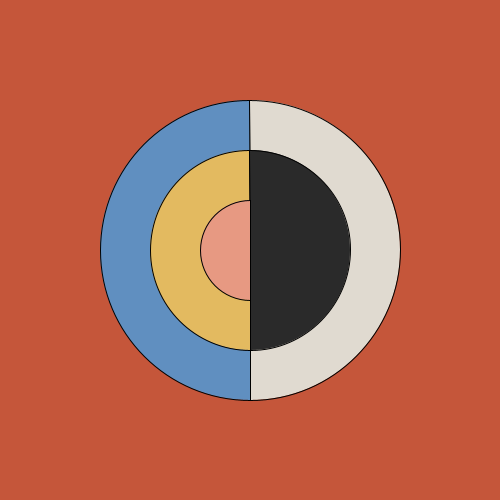
Frame 1 (no input)
Frame 60 (the mouse pressed at the canvas centre just before this capture): identical to frame 1, image omitted
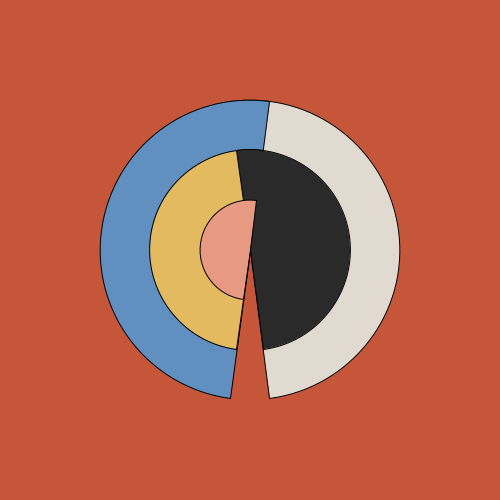
Frame 120 (the mouse held since frame 60 and released just before this capture)

The Processing sketch that drew these frames (run headless with seeded random() and noise(); from frame 60 on, the mouse is pressed at the canvas centre):

// Processing sketch: HW3_hilmaafklint_roo
// ── HW3_hilmaafklint_roo.pde
void setup (){
  size(500,500);
}

void draw () {
 background (197,86,58);
 stroke (0);
 
 //circle 1 white and blue
 
   fill (224,218,208);
  arc(width/2, height/2, 300, 300, -PI/2+ mouseX/10.0, PI/2+ mouseX/10.0, PIE);
   fill (96,143,192);
   arc(width/2, height/2, 300, 300,PI+ -PI/2+ mouseX/-10.0, PI+ PI/2+ mouseX/-10.0, PIE);

 //circle2 black and yellow
 
 fill (227,186,96);
  arc(width/2, height/2, 200, 200, PI+ -PI/2+ mouseX/-10.0, PI+ PI/2+ mouseX/-10.0, PIE);

 fill (42,42,42);
 arc(width/2, height/2, 200, 200, -PI/2+ mouseX/10.0, PI/2+ mouseX/10.0, PIE);

fill (231,153,130);
 arc(width/2, height/2, 100, 100, PI+ -PI/2+ mouseX/-10.0, PI+ PI/2+ mouseX/-10.0, PIE);
}
